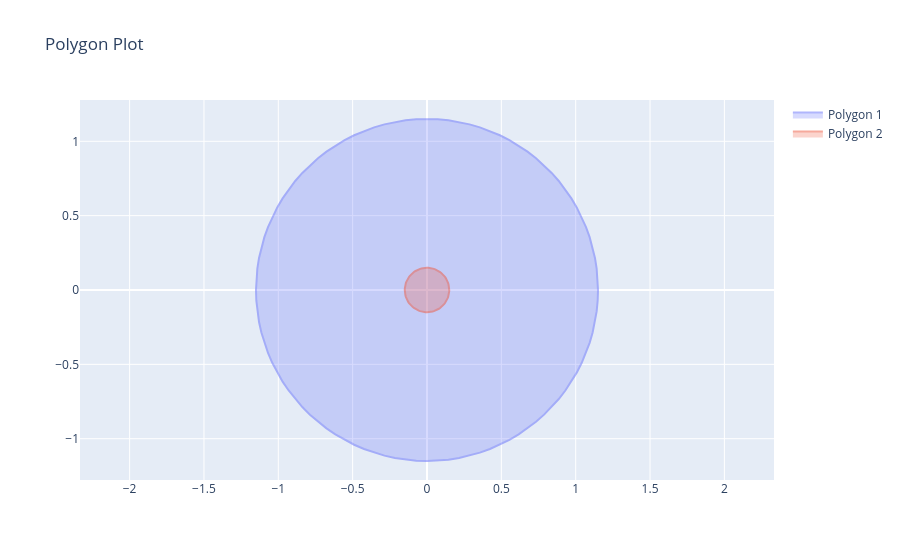

Notebook cell for this chart:
### Markdown cell above
# Plotting using plotly

### Code cell
p1 = dshape.geometry.Circle((0, 0), 1.15, num_edges=100)
p2 = p1.buffer(-1.0)
print(f'{p2.area = }')
dshape.plotting.plot_polygons([p1, p2])
